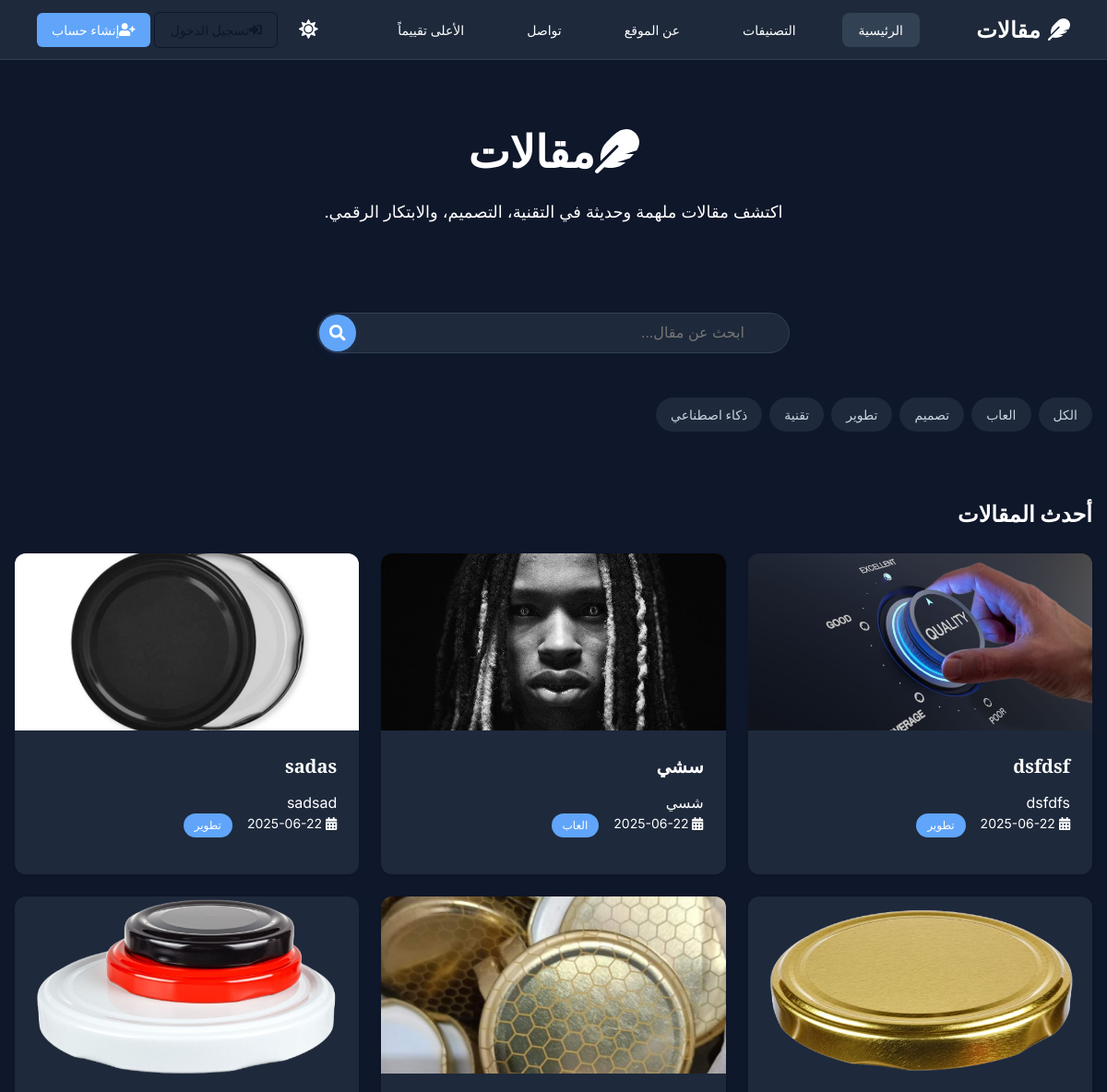
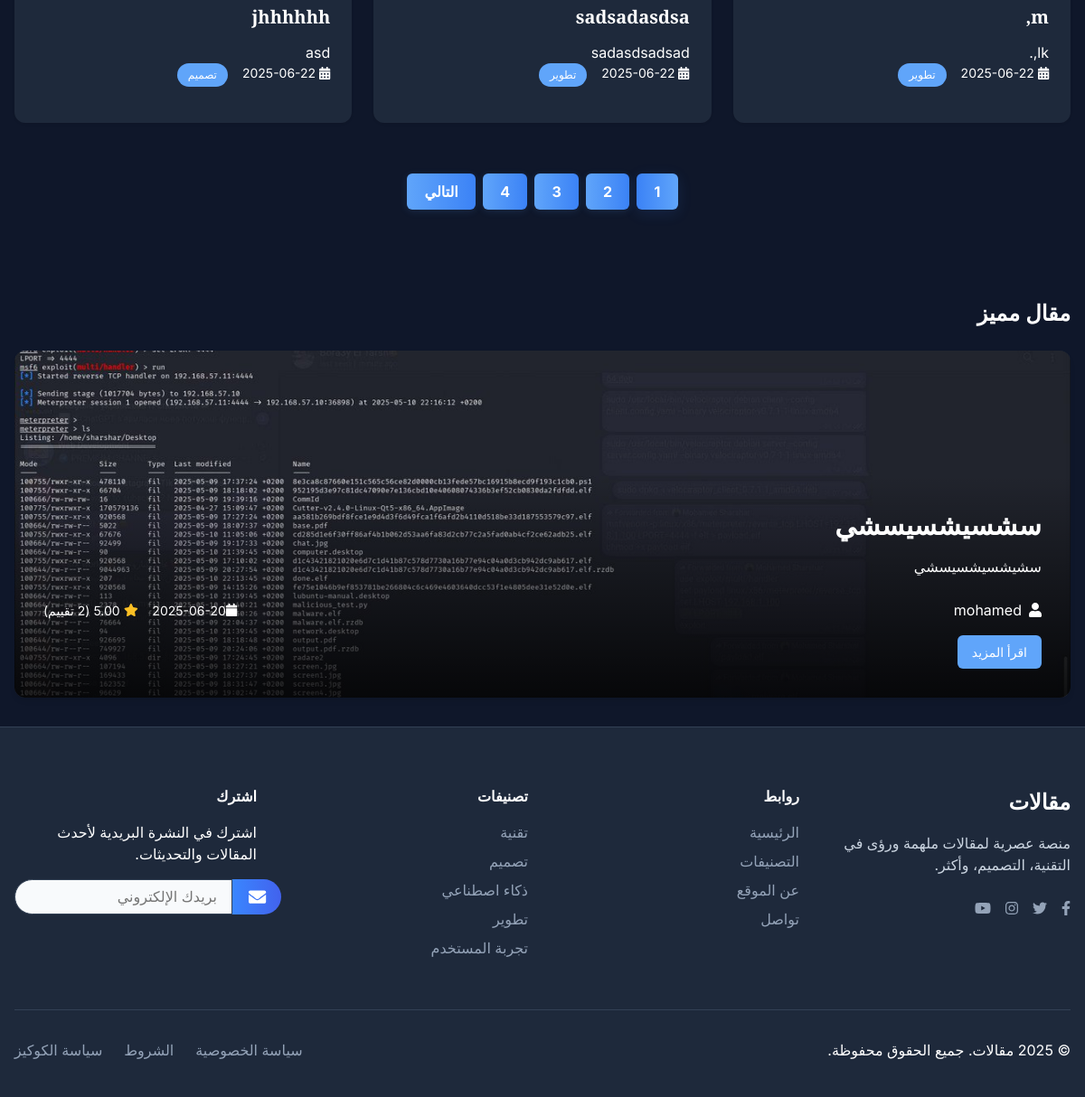
The page / on the database its author committed (2 pictures, top to bottom).
### tables this page shows
CREATE TABLE `articles` (
  `id` int NOT NULL,
  `title` varchar(255) NOT NULL,
  `content` text NOT NULL,
  `image` varchar(100) DEFAULT NULL,
  `created_at` timestamp NOT NULL DEFAULT CURRENT_TIMESTAMP,
  `category_id` int DEFAULT NULL,
  `user_id` int DEFAULT NULL,
  `admin_id` int DEFAULT NULL
);

### index.php (the view, shortened to what this page needs)
<?php
require_once 'db.php';
$categories = $pdo->query("SELECT id, name FROM categories ORDER BY name ASC")->fetchAll(PDO::FETCH_KEY_PAIR);
$selectedCategoryId = isset($_GET['category_id']) && is_numeric($_GET['category_id']) ? intval($_GET['category_id']) : null;
if ($selectedCategoryId) {
    $stmt = $pdo->prepare("SELECT * FROM articles WHERE category_id = ? ORDER BY created_at DESC");
    $stmt->execute([$selectedCategoryId]);
    $articles = $stmt->fetchAll(PDO::FETCH_ASSOC);
} else {
    $articles = $pdo->query("SELECT * FROM articles ORDER BY created_at DESC")->fetchAll(PDO::FETCH_ASSOC);
}
$topRatedId = $pdo->query("SELECT article_id FROM article_ratings GROUP BY article_id HAVING COUNT(*) > 0 ORDER BY AVG(rating) DESC, COUNT(*) DESC LIMIT 1")->fetchColumn();
$featured = null;
if ($topRatedId) {
    $stmt = $pdo->prepare("SELECT * FROM articles WHERE id = ? LIMIT 1");
    $stmt->execute([$topRatedId]);
    $featured = $stmt->fetch(PDO::FETCH_ASSOC);
    if ($featured) {
        $featured['category_name'] = isset($categories[$featured['category_id']]) ? $categories[$featured['category_id']] : null;
        $featured['avg_rating'] = $pdo->query("SELECT AVG(rating) FROM article_ratings WHERE article_id = " . intval($featured['id']))->fetchColumn();
        $featured['total_ratings'] = $pdo->query("SELECT COUNT(*) FROM article_ratings WHERE article_id = " . intval($featured['id']))->fetchColumn();
        $featured['author_name'] = '';
        if (!empty($featured['user_id'])) {
            $stmt = $pdo->prepare('SELECT username FROM users WHERE id = ?');
            $stmt->execute([$featured['user_id']]);
            $u = $stmt->fetch(PDO::FETCH_ASSOC);
            if ($u) $featured['author_name'] = $u['username'];
        } elseif (!empty($featured['admin_id'])) {
            $stmt = $pdo->prepare('SELECT adminname FROM admins WHERE id = ?');
            $stmt->execute([$featured['admin_id']]);
            $a = $stmt->fetch(PDO::FETCH_ASSOC);
            if ($a) $featured['author_name'] = $a['adminname'];
        }
    }
}
$articles = array_filter($articles, function($a) {
    return !empty($a['title']) && !empty($a['content']);
});
$perPage = 6;
$totalArticles = count($articles);
$totalPages = ceil($totalArticles / $perPage);
$page = isset($_GET['page']) && is_numeric($_GET['page']) && $_GET['page'] > 0 ? (int)$_GET['page'] : 1;
$start = ($page - 1) * $perPage;
$articlesPage = array_slice($articles, $start, $perPage);
?>
<!DOCTYPE html>
<html lang="ar" dir="rtl">
<head>
  <link rel="stylesheet" href="./css/index.css">
  <link rel="stylesheet" href="https://cdnjs.cloudflare.com/ajax/libs/font-awesome/5.15.1/css/all.min.css" />
  <link rel="stylesheet" href="https://cdnjs.cloudflare.com/ajax/libs/font-awesome/5.15.1/css/all.min.css" />
</head>
<body>
  <header class="header">
    <div class="container">
      <nav class="nav">
        <a href="index.php" class="logo"><i class="fa fa-feather"></i>مقالات</a>
        <div class="nav-links">
          <a href="index.php" class="active">الرئيسية</a>
          <a href="#categories">التصنيفات</a>
          <a href="about.php">عن الموقع</a>
          <a href="contact.php">تواصل</a>
          <a href="top_rated_articles.php">الأعلى تقييماً</a>
        </div>
        <div class="nav-actions">
          <button class="theme-toggle" aria-label="تبديل الوضع">
          </button>
          <span id="user-actions"></span>
        </div>
      </nav>
    </div>
  </header>
  <main>
    <section class="hero">
      <div class="container">
        <h1> <i class="fa fa-feather"></i>مقالات</h1>
        <p>اكتشف مقالات ملهمة وحديثة في التقنية، التصميم، والابتكار الرقمي.</p>
      </div>
    </section>
    <section class="search-section">
      <div class="container">
        <form class="search-form">
          <div class="search-input-wrapper">
            <input type="text" placeholder="ابحث عن مقال..." class="search-input">
            <button type="submit" class="search-submit">
              <i class="fa fa-search"></i>
            </button>
          </div>
        </form>
      </div>
    </section>
    <section class="categories-section" id="categories">
      <div class="container">
        <div class="category-filters">
          <a href="index.php" class="category-btn<?= !$selectedCategoryId ? ' active' : '' ?>" data-id="all">الكل</a>
          <?php foreach($categories as $catId => $catName): ?>
            <a href="?category_id=<?= $catId ?>" class="category-btn<?= $selectedCategoryId == $catId ? ' active' : '' ?>" data-id="<?= $catId ?>"> <?= htmlspecialchars($catName) ?> </a>
          <?php endforeach; ?>
        </div>
      </div>
    </section>
    <section class="articles-grid">
      <div class="container">
        <h2>
          <?php
            if ($selectedCategoryId && isset($categories[$selectedCategoryId])) {
              echo "مقالات تصنيف: " . htmlspecialchars($categories[$selectedCategoryId]);
            } else {
              echo "أحدث المقالات";
            }
          ?>
        </h2>
        <div class="grid" id="articles-container">
          <?php foreach($articlesPage as $article): ?>
            <article class="article-card" tabindex="0" aria-label="مقال: <?= htmlspecialchars($article['title']) ?>" onclick="window.location.href='article.php?id=<?= $article['id'] ?>'">
              <div class="article-image" style="position:relative;">
                <img src="<?= $article['image'] ? 'uploads/articles/' . htmlspecialchars($article['image']) : 'https://source.unsplash.com/400x200/?arabic,writing,' . urlencode($article['category_name'] ?? 'article') ?>" alt="صورة المقال" loading="lazy">
              </div>
              <div class="article-content">
                <h3><?= htmlspecialchars($article['title']) ?></h3>
                <p><?= htmlspecialchars(mb_substr($article['content'],0,100)) ?><?= mb_strlen($article['content']) > 100 ? '...' : '' ?></p>
                <div class="meta-info">
                  <span><i class="fa fa-calendar-alt"></i> <?= htmlspecialchars(substr($article['created_at'],0,10)) ?></span>
                  <?php if($article['category_name']): ?><span class="category-tag"> <?= htmlspecialchars($article['category_name']) ?> </span><?php endif; ?>
                </div>
              </div>
            </article>
          <?php endforeach; ?>
        </div>
        <?php if($totalPages > 1): ?>
        <nav class="pagination-custom">
          <?php for($i=1;$i<=$totalPages;$i++): ?>
            <a href="?page=<?= $i ?>" class="page-link <?= $i==$page?'active':'' ?>"><?= $i ?></a>
          <?php endfor; ?>
          <?php if($page < $totalPages): ?>
            <a href="?page=<?= $page+1 ?>" class="page-link">التالي</a>
          <?php endif; ?>
        </nav>
        <?php endif; ?>
    </section>
    <section class="featured-article">
      <div class="container">
        <h2>مقال مميز</h2>
        <?php if ($featured): ?>
        <article class="featured-card">
          <div class="featured-image">
            <img src="<?= $featured['image'] ? 'uploads/articles/' . htmlspecialchars($featured['image']) : 'https://source.unsplash.com/900x400/?arabic,writing,' . urlencode($featured['category_name'] ?? 'article') ?>" alt="صورة المقال المميز" loading="lazy">
            <div class="featured-content">
              <h3><?= htmlspecialchars($featured['title']) ?></h3>
              <p><?= htmlspecialchars(mb_substr($featured['content'],0,120)) ?><?= mb_strlen($featured['content']) > 120 ? '...' : '' ?></p>
              <div class="article-meta">
                <div class="author">
                  <i class="fa fa-user"></i>
                  <span><?= htmlspecialchars($featured['author_name'] ?: 'مجهول') ?></span>
                </div>
                <div class="meta-info">
                  <span><i class="fa fa-calendar"></i><?= htmlspecialchars(substr($featured['created_at'],0,10)) ?></span>
                  <span><i class="fa fa-star" style="color:#fbbf24;"></i> <?= number_format($featured['avg_rating'],2) ?> (<?= $featured['total_ratings'] ?> تقييم)</span>
                </div>
              </div>
              <a href="article.php?id=<?= $featured['id'] ?>" class="btn btn-primary" style="margin-top:1rem;">اقرأ المزيد</a>
            </div>
          </div>
        </article>
        <?php else: ?>
        <div style="text-align:center;color:#888;">لا يوجد مقال مميز بعد.</div>
        <?php endif; ?>
      </div>
    </section>
  </main>
  <footer class="footer">
    <div class="container">
      <div class="footer-grid">
        <div class="footer-about">
          <h3>مقالات</h3>
          <p>منصة عصرية لمقالات ملهمة ورؤى في التقنية، التصميم، وأكثر.</p>
          <div class="social-links">
            <a href="#" aria-label="فيسبوك"><i class="fab fa-facebook-f"></i></a>
            <a href="#" aria-label="تويتر"><i class="fab fa-twitter"></i></a>
            <a href="#" aria-label="انستجرام"><i class="fab fa-instagram"></i></a>
            <a href="#" aria-label="يوتيوب"><i class="fab fa-youtube"></i></a>
          </div>
        </div>
        <div class="footer-nav">
          <h4>روابط</h4>
          <ul>
            <li><a href="index.php">الرئيسية</a></li>
            <li><a href="#categories">التصنيفات</a></li>
            <li><a href="#about">عن الموقع</a></li>
            <li><a href="#contact">تواصل</a></li>
          </ul>
        </div>
        <div class="footer-categories">
          <h4>تصنيفات</h4>
          <ul>
            <li><a href="#">تقنية</a></li>
            <li><a href="#">تصميم</a></li>
            <li><a href="#">ذكاء اصطناعي</a></li>
            <li><a href="#">تطوير</a></li>
            <li><a href="#">تجربة المستخدم</a></li>
          </ul>
        </div>
        <div class="footer-subscribe">
          <h4>اشترك</h4>
          <p>اشترك في النشرة البريدية لأحدث المقالات والتحديثات.</p>
          <form class="subscribe-form" id="footerSubscribeForm" onsubmit="return false;">
            <div class="input-group">
              <input type="email" id="footerSubscribeEmail" placeholder="بريدك الإلكتروني" required>
              <button type="submit" aria-label="اشترك">
                <i class="fa fa-envelope"></i>
              </button>
            </div>
          </form>
        </div>
      </div>
      <div class="footer-bottom">
        <p>&copy; <?php echo date("Y");?> مقالات. جميع الحقوق محفوظة.</p>
        <ul class="footer-links">
          <li><a href="privacy.php">سياسة الخصوصية</a></li>
          <li><a href="terms.php">الشروط</a></li>
          <li><a href="cookies.php">سياسة الكوكيز</a></li>
        </ul>
      </div>
    </div>
  </footer>
</body>
</html>

### rows shown on the page
articles: image (picture), title "dsfdsf", content "dsfdfs", created_at "2025-06-22", category_name "تطوير"
articles: image (picture), title "سشي", content "شسي", created_at "2025-06-22", category_name "العاب"
articles: image (picture), title "sadas", content "sadsad", created_at "2025-06-22", category_name "تطوير"
articles: image (picture), title "m,", content "lk,.", created_at "2025-06-22", category_name "تطوير"
articles: image (picture), title "sadsadasdsa", content "sadasdsadsad", created_at "2025-06-22", category_name "تطوير"
articles: image (picture), title "jhhhhhh", content "asd", created_at "2025-06-22", category_name "تصميم"
articles: image (picture), title "سشسيشسيسشي", content "سشيشسيشسيسشي", created_at "2025-06-20"

### other values the page prints
$catName "العاب"
$catName "تصميم"
$catName "تطوير"
$catName "تقنية"
$catName "ذكاء اصطناعي"
$featured['author_name'] ?: 'مجهول' "mohamed"
$featured['avg_rating'] "5.00"
$featured['total_ratings'] "2"
